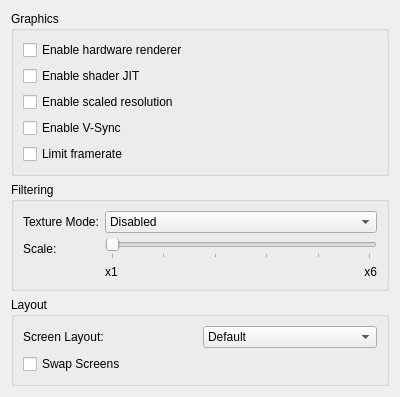
<?xml version="1.0" encoding="UTF-8"?>
<ui version="4.0">
 <class>ConfigureGraphics</class>
 <widget class="QWidget" name="ConfigureGraphics">
  <property name="geometry">
   <rect>
    <x>0</x>
    <y>0</y>
    <width>400</width>
    <height>300</height>
   </rect>
  </property>
  <property name="windowTitle">
   <string>Form</string>
  </property>
  <layout class="QVBoxLayout" name="verticalLayout">
   <item>
    <layout class="QVBoxLayout" name="verticalLayout_3">
     <item>
      <widget class="QGroupBox" name="groupBox">
       <property name="title">
        <string>Graphics</string>
       </property>
       <layout class="QVBoxLayout" name="verticalLayout_2">
        <item>
         <widget class="QCheckBox" name="toggle_hw_renderer">
          <property name="text">
           <string>Enable hardware renderer</string>
          </property>
         </widget>
        </item>
        <item>
         <widget class="QCheckBox" name="toggle_shader_jit">
          <property name="text">
           <string>Enable shader JIT</string>
          </property>
         </widget>
        </item>
        <item>
         <widget class="QCheckBox" name="toggle_scaled_resolution">
          <property name="text">
           <string>Enable scaled resolution</string>
          </property>
         </widget>
        </item>
        <item>
         <widget class="QCheckBox" name="toggle_vsync">
          <property name="text">
           <string>Enable V-Sync</string>
          </property>
         </widget>
        </item>
        <item>
         <widget class="QCheckBox" name="toggle_framelimit">
          <property name="text">
           <string>Limit framerate</string>
          </property>
         </widget>
        </item>
       </layout>
      </widget>
     </item>
      <item>
        <widget class="QGroupBox" name="groupBox">
          <property name="title">
            <string>Filtering</string>
          </property>
          <layout class="QGridLayout" name="verticalLayout_3">
            <item row="0" column="0">
              <widget class="QLabel" name="label_filtering_type">
                <property name="text">
                  <string>Texture Mode:</string>
                </property>
              </widget>
            </item>
            <item row="0" column="1">
              <layout class="QHBoxLayout" name="horizontalLayout_filtering">
                <item>
                  <widget class="QComboBox" name="combo_filtering">
                    <item>
                      <property name="text">
                        <string>Disabled</string>
                      </property>
                    </item>
                    <item>
                      <property name="text">
                        <string>xBRZ</string>
                      </property>
                    </item>
                  </widget>
                </item>
              </layout>
            </item>
            <item row="1" column="0">
              <widget class="QLabel" name="label_filtering_type">
                <property name="text">
                  <string>Scale:</string>
                </property>
              </widget>
            </item>
            <item row="1" column="1">
              <layout class="QHBoxLayout" name="horizontalLayout_filtering_scale">
                <item>
                  <widget class="QSlider" name="slider_filtering_scale">
                    <property name="minimum">
                      <number>1</number>
                    </property>
                    <property name="maximum">
                      <number>6</number>
                    </property>
                    <property name="tickInterval">
                      <number>1</number>
                    </property>
                    <property name="tickPosition">
                      <enum>QSlider::TicksBelow</enum>
                    </property>
                    <property name="orientation">
                      <enum>Qt::Horizontal</enum>
                    </property>
                  </widget>
                </item>
              </layout>
            </item>
            <item row="2" column="1">
              <layout class="QHBoxLayout" name="horizontalLayout_filtering_scale_names">
                <item>
                  <layout class="QGridLayout" name="verticalLayout_filtering_scale_names">
                    <item row="0" column="0">
                      <widget class="QLabel" name="label_filtering_scale_names_x2">
                        <property name="text">
                          <string>x1</string>
                        </property>
                        <property name="alignment">
                          <enum>Qt::AlignLeft</enum>
                        </property>
                      </widget>
                    </item>
                    <item row="0" column="1">
                      <widget class="QLabel" name="label_filtering_scale_names_x6">
                        <property name="text">
                          <string>x6</string>
                        </property>
                        <property name="alignment">
                          <enum>Qt::AlignRight</enum>
                        </property>
                      </widget>
                    </item>
                  </layout>
                </item>
              </layout>
            </item>
          </layout>
        </widget>
      </item>
    </layout>
   </item>
   <item>
    <widget class="QGroupBox" name="groupBox2">
     <property name="title">
      <string>Layout</string>
     </property>
     <layout class="QHBoxLayout" name="horizontalLayout_3">
      <item>
       <layout class="QVBoxLayout" name="verticalLayout_2">
        <item>
         <layout class="QHBoxLayout" name="horizontalLayout_3">
          <item>
           <widget class="QLabel" name="label1">
            <property name="text">
             <string>Screen Layout:</string>
            </property>
           </widget>
          </item>
          <item>
           <widget class="QComboBox" name="layout_combobox">
            <item>
             <property name="text">
              <string notr="true">Default</string>
             </property>
            </item>
            <item>
             <property name="text">
              <string notr="true">Single Screen</string>
             </property>
            </item>
            <item>
             <property name="text">
              <string notr="true">Large Screen</string>
             </property>
            </item>
           </widget>
          </item>
         </layout>
        </item>
        <item>
         <widget class="QCheckBox" name="swap_screen">
          <property name="text">
           <string>Swap Screens</string>
          </property>
         </widget>
        </item>
       </layout>
      </item>
     </layout>
    </widget>
   </item>
   <item>
    <spacer name="verticalSpacer">
     <property name="orientation">
      <enum>Qt::Vertical</enum>
     </property>
     <property name="sizeHint" stdset="0">
      <size>
       <width>20</width>
       <height>40</height>
      </size>
     </property>
    </spacer>
   </item>
  </layout>
 </widget>
 <resources/>
 <connections/>
</ui>
